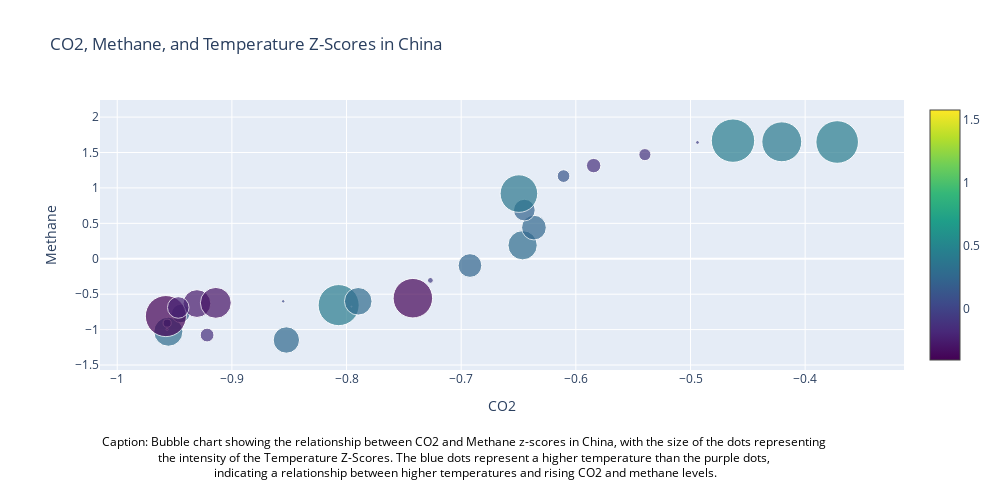

The cell this chart's notebook holds for it:
### Code cell
trace = go.Scatter(
    x=co2_china['z-score'],
    y=methane_china['z-score'],
    mode='markers',
    marker=dict(
        size=abs(temperature_china['Temperature']) * 10,
        sizemode='diameter',
        sizeref=0.1,
        color=temperature_china['Temperature'],
        colorscale='Viridis',
        showscale=True,
        cmin=temperature_china['Temperature'].min(),
        cmax=temperature_china['Temperature'].max()
    ),
    text=co2_china['z-score'],
    hovertemplate=
    '<b>CO2: %{x}</b><br>'+
    '<b>Methane: %{y}</b><br>'+
    '<b>Temperature Z-Score: %{marker.size}</b><br>',
)

layout = go.Layout(
    title='CO2, Methane, and Temperature Z-Scores in China',
    xaxis=dict(title='CO2'),
    yaxis=dict(title='Methane'),
    hovermode='closest',
    margin=dict(
        l=100,
        r=80,
        t=100,
        b=130 
    )
)

fig = go.Figure(data=[trace], layout=layout)

fig.update_layout(
    annotations=[
        dict(
            text='Caption: Bubble chart showing the relationship between CO2 and Methane z-scores in China, with the size of the dots representing <br>'+
            'the intensity of the Temperature Z-Scores. The blue dots represent a higher temperature than the purple dots, <br>'+
            'indicating a relationship between higher temperatures and rising CO2 and methane levels.',
            xref='paper',
            yref='paper',
            x=0,
            y=-0.42,
            showarrow=False,
            font=dict(
                size=12,
                color='black'
            )
        )
    ],
    height=500, 
    width=1000  
)


fig.show()

### Figure 1 — Plotly figure (JSON) as saved in the notebook; plotly's stock layout.template omitted (floating-point values rounded to 4 significant figures)
{"data": [{"hovertemplate": "<b>CO2: %{x}</b><br><b>Methane: %{y}</b><br><b>Temperature Z-Score: %{marker.size}</b><br>", "marker": {"cmax": 1.579, "cmin": -0.411, "color": [0.264, -0.138, 0.291, -0.021, 0.081, 0.185, -0.278, -0.411, -0.216, -0.309, 0.035, 0.013, 0.411, -0.01, 0.276, -0.395, -0.058, 0.237, 0.293, 0.247, 0.217, 0.376, 0.127, -0.144, -0.121, -0.038, 0.434, 0.399, 0.426, 0.847, 0.514, 0.122, 0.273, 0.725, 0.567, 0.2, 0.728, 1.269, 1.228, 0.573, 1.037, 1.132, 0.823, 1.111, 1.049, 1.228, 1.531, 1.088, 1.333, 0.961, 0.788, 0.626, 1.082, 1.069, 1.286, 1.321, 1.579, 1.389, 1.423], "colorscale": [[0, "#440154"], [0.1111, "#482878"], [0.2222, "#3e4989"], [0.3333, "#31688e"], [0.4444, "#26828e"], [0.5556, "#1f9e89"], [0.6667, "#35b779"], [0.7778, "#6ece58"], [0.8889, "#b5de2b"], [1, "#fde725"]], "showscale": true, "size": [2.64, 1.38, 2.91, 0.21, 0.81, 1.85, 2.78, 4.11, 2.16, 3.09, 0.35, 0.13, 4.11, 0.1, 2.76, 3.95, 0.58, 2.37, 2.93, 2.47, 2.17, 3.76, 1.27, 1.44, 1.21, 0.38, 4.34, 3.99, 4.26, 8.47, 5.14, 1.22, 2.73, 7.25, 5.67, 2, 7.28, 12.69, 12.28, 5.73, 10.37, 11.32, 8.23, 11.11, 10.49, 12.28, 15.31, 10.88, 13.33, 9.61, 7.88, 6.26, 10.82, 10.69, 12.86, 13.21, 15.79, 13.89, 14.23], "sizemode": "diameter", "sizeref": 0.1}, "mode": "markers", "text": [-0.8525, -0.9216, -0.9554, -0.9565, -0.9564, -0.9446, -0.9305, -0.9576, -0.9468, -0.914, -0.8552, -0.8235, -0.8069, -0.7957, -0.7898, -0.7422, -0.7269, -0.6923, -0.6464, -0.6365, -0.6449, -0.6497, -0.6107, -0.5845, -0.5398, -0.4939, -0.4629, -0.4204, -0.3721, -0.3603, -0.4314, -0.3924, -0.3573, -0.2886, -0.2517, -0.1546, -0.1601, -0.1409, -0.11, -0.135, -0.07663, -0.02143, 0.06353, 0.2467, 0.4611, 0.6727, 0.858, 1.026, 1.088, 1.246, 1.474, 1.718, 1.797, 1.931, 1.937, 1.893, 1.897, 1.964, 2.087, 2.149], "type": "scatter", "x": [-0.8525, -0.9216, -0.9554, -0.9565, -0.9564, -0.9446, -0.9305, -0.9576, -0.9468, -0.914, -0.8552, -0.8235, -0.8069, -0.7957, -0.7898, -0.7422, -0.7269, -0.6923, -0.6464, -0.6365, -0.6449, -0.6497, -0.6107, -0.5845, -0.5398, -0.4939, -0.4629, -0.4204, -0.3721, -0.3603, -0.4314, -0.3924, -0.3573, -0.2886, -0.2517, -0.1546, -0.1601, -0.1409, -0.11, -0.135, -0.07663, -0.02143, 0.06353, 0.2467, 0.4611, 0.6727, 0.858, 1.026, 1.088, 1.246, 1.474, 1.718, 1.797, 1.931, 1.937, 1.893, 1.897, 1.964, 2.087, 2.149], "y": [-1.147, -1.077, -1.029, -0.9969, -0.9084, -0.7721, -0.6323, -0.809, -0.6875, -0.6223, -0.6007, -0.6306, -0.6542, -0.6761, -0.6002, -0.5564, -0.3052, -0.09513, 0.1909, 0.4402, 0.6871, 0.9201, 1.167, 1.315, 1.47, 1.642, 1.668, 1.651, 1.648]}], "layout": {"annotations": [{"font": {"color": "black", "size": 12}, "showarrow": false, "text": "Caption: Bubble chart showing the relationship between CO2 and Methane z-scores in China, with the size of the dots representing <br>the intensity of the Temperature Z-Scores. The blue dots represent a higher temperature than the purple dots, <br>indicating a relationship between higher temperatures and rising CO2 and methane levels.", "x": 0, "xref": "paper", "y": -0.42, "yref": "paper"}], "height": 500, "hovermode": "closest", "margin": {"b": 130, "l": 100, "r": 80, "t": 100}, "title": {"text": "CO2, Methane, and Temperature Z-Scores in China"}, "width": 1000, "xaxis": {"title": {"text": "CO2"}}, "yaxis": {"title": {"text": "Methane"}}}}
